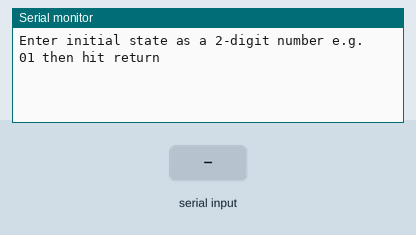
Simulated run of this sketch. Board: Arduino Uno, built with avr-gcc and run on an emulated ATmega328P. Shown: the last lines printed to the serial monitor. The test bench sets the inputs (shaded band).

Above: at 0.8 s.
0.9 s: "1\n" received over Serial
At 2.1 s:
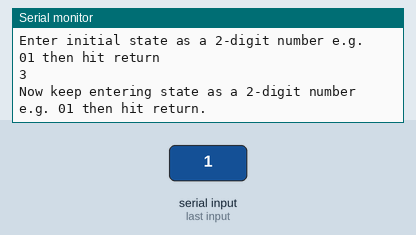
2.4 s: "0\n" received over Serial
At 3.2 s:
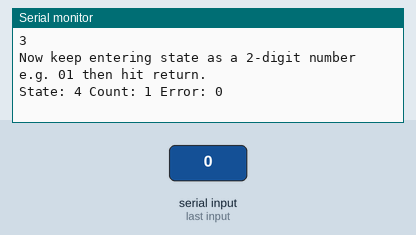
3.9 s: "2\n" received over Serial
At 4.3 s:
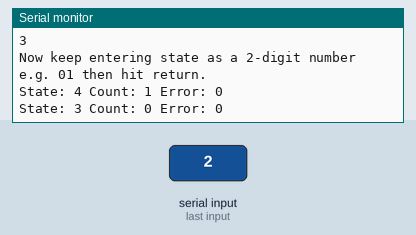

Measured:
- after the input at 0.9 s, the serial monitor: prints a new line at once (image 1)
- after the input at 2.4 s, the serial monitor: prints a new line at once (image 2)
- after the input at 3.9 s, the serial monitor: prints a new line at once (image 3)

The sketch:

TestEncoderS_R.ino
```cpp
/* Test program for incremental encoder state machine code */
/* Serial input aspects are based closely upon:
   http://forum.arduino.cc/index.php?topic=396450
   Example 4 - Receive a number as text and convert it to an int
   Modified to read a float */

long int count = 0;
long int error = 0;
enum states{state1=1, state2, state3, state4};
bool channelAState;
bool channelBState;

int state;
const byte numChars = 32;
char receivedChars[numChars];   // an array to store the received data

boolean newData = false;

void setup() {
    Serial.begin(9600);
    Serial.println("Enter initial state as a 2-digit number e.g. 01 then hit return");
    do {
      recvWithEndMarker();
    } while (!newData);
    channelAState = receivedChars[0]!='0';
    channelBState = receivedChars[1]!='0';

    initialiseEncoderStateMachine();
    Serial.print(state);
    Serial.print('\n');

    Serial.println("Now keep entering state as a 2-digit number e.g. 01 then hit return.");
    newData = false;
}

void loop() {
    recvWithEndMarker();
    if (newData)
    {
        channelAState = receivedChars[0]!='0';
        channelBState = receivedChars[1]!='0';
        updateEncoderStateMachine();
        Serial.print("State: ");
        Serial.print((int)state);
        Serial.print(" Count: ");
        Serial.print(count);
        Serial.print(" Error: ");
        Serial.print(error);
        Serial.write('\n');
        newData = false;
    }

}

void recvWithEndMarker() {
    static byte ndx = 0;
    char endMarker = '\n';
    char rc;

    while (Serial.available() > 0 && newData == false) {
        rc = Serial.read();

        if (rc != endMarker) {
            receivedChars[ndx] = rc;
            ndx++;
            if (ndx >= numChars) {
                ndx = numChars - 1;
            }
        }
        else {
            receivedChars[ndx] = '\0'; // terminate the string
            ndx = 0;
            newData = true;
        }
    }
}

void initialiseEncoderStateMachine()
{
  /* If initially A is 0 and B is 0, system starts in State 1
     If initially A is 1 and B is 0, system starts in State 2
     If initially A is 1 and B is 1, system starts in State 3
     If initially A is 0 and B is 1, system starts in State 4 */

  if (channelAState)
  {
      if(channelBState)
      {
        state = state3;
      }

      else
      {
        state = state2;
      }
      /* else ....  lots of code goes here */
  }
  else
  {
    if(channelBState)
    {
        state=state4;
    }
    else
    {
        state=state1;
    }

}
}

void updateEncoderStateMachine()
{
  switch (state)
  {
     case state1:
     /* If A is 0 and B is 0, do nothing and stay in State 1
        If A is 1 and B is 0, add 1 to main counter and go to State 2
        If A is 0 and B is 1, subtract 1 to main counter and go to State 4
        If A is 1 and B is 1, do nothing to main counter but add 1 to error counter and go to state 3 */

     if (channelAState && !channelBState)
     {
        count++;
        state = state2;
     }
     else if (!channelAState && channelBState)
     {
        count--;
        state= state4;
     }

     else if (channelAState && channelBState)
     {
        error++;
        state=state3;
     }
     break;

    //state 2
     case state2:

    if (channelAState && channelBState)
     {
        count++;
        state = state3;
     }
     else if (!channelAState && !channelBState)
     {
        count--;
        state = state1;
     }

     else if (!channelAState && channelBState)
     {
        error++;
        state=state4;
     }
     break;
     //state 3

    case state3:

      if (!channelAState && channelBState)
     {
        count++;
        state = state4;
     }
     else if (channelAState && !channelBState)
     {
        count--;
        state = state2;
     }

     else if (!channelAState && !channelBState)
     {
        error++;
        state=state1;
     }
     break;

    //state 4
    case state4:

      if (!channelAState && !channelBState)
     {
        count++;
        state = state1;
     }
     else if (channelAState && channelBState)
     {
        count--;
        state = state3;
     }

     else if (channelAState && !channelBState)
     {
        error++;
        state=state2;
     }
     break;

     default:
     Serial.println("invalid!");
  }

}
```
